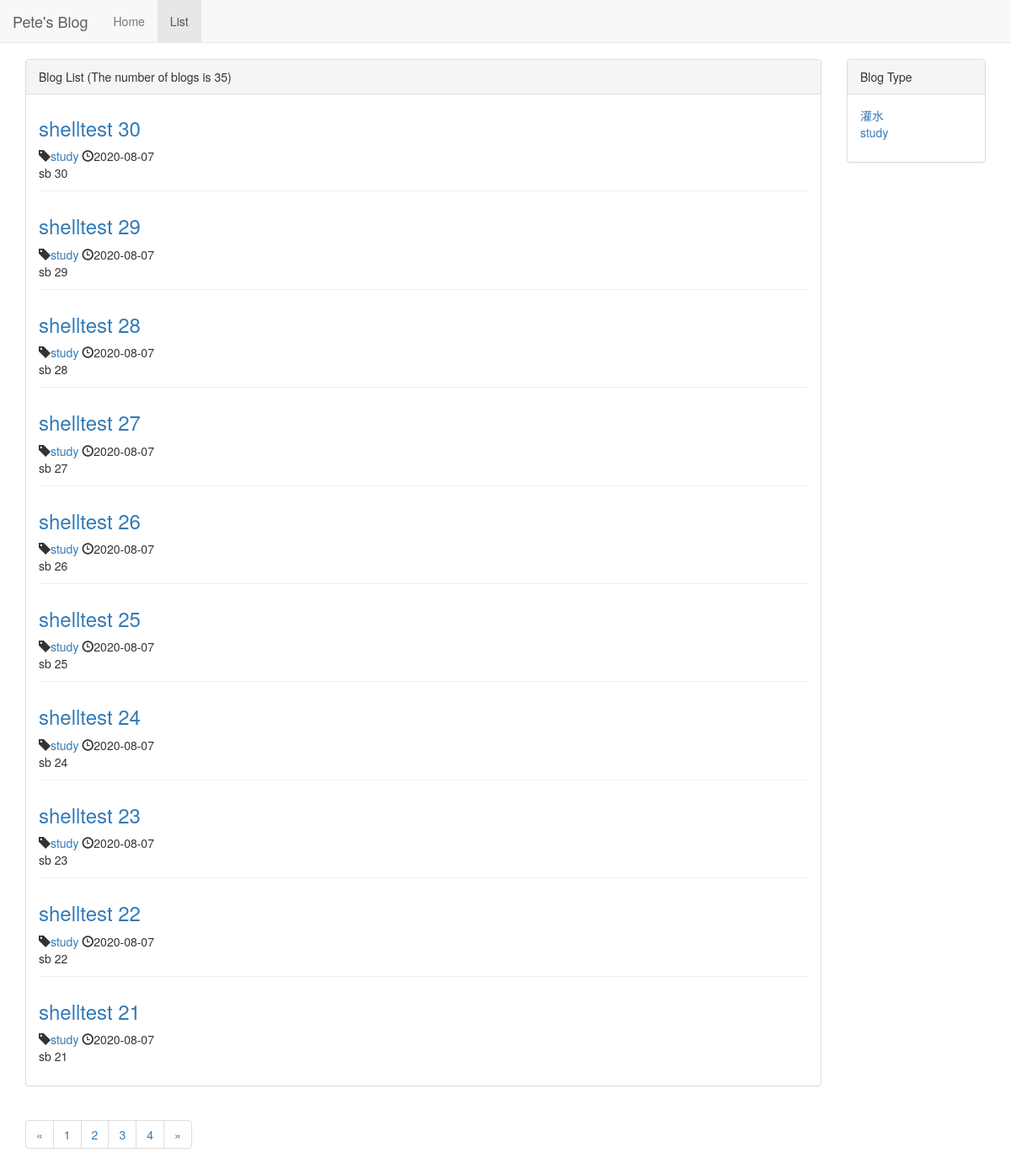
Screenshot of /blog/ with the database file from the repository.
### blog/models.py (models this page shows, shortened)
class Blog(models.Model):
    title = models.CharField(max_length=20)
    blog_type = models.ForeignKey(BlogType,on_delete=models.DO_NOTHING)
    content = models.TextField()
    author = models.ForeignKey(User, on_delete=models.DO_NOTHING)
    created_time = models.DateTimeField(auto_now_add=True)
    last_update_time = models.DateTimeField(auto_now=True)
    class Meta:
        ordering = ['-created_time']

class BlogType(models.Model):
    type_name = models.CharField(max_length=20)
    def __str__(self):
        return self.type_name

### blog/views.py (the view)
# urls.py: path('',views.blog_list,name="blog_list"),
def blog_list(request):
    blogs_all = Blog.objects.all()
    paginator = Paginator(blogs_all,10)
    page_num = request.GET.get('page',1)
    page_of_blogs = paginator.get_page(page_num)
    context = {}
    context['paginator'] = paginator
    context['page_of_blogs'] = page_of_blogs
    context['blog_types'] = BlogType.objects.all()
    return render_to_response('blog/blog_list.html',context)

### blog/templates/blog/blog_list.html (shortened to what this page needs)
{% extends 'base.html' %}
{% block nav_blog_avtive %}active{% endblock %}
{% load staticfiles %}
{% block header_extends %}
    <link rel="stylesheet" type="text/css" href="{% static 'blog/blog.css' %}">
{% endblock %}}
{% block content %}
    <div class="container">
        <div class="row">
            <div class="col-xs-12 col-sm-8 col-md-9 col-lg-10">
                <div class="panel panel-default">
                    <div class="panel-heading">{% block blog_list_title %}Blog List {% endblock %}(The number of blogs is {{ paginator.count }})</div>
                    <div class="panel-body">
                        {% for blog in page_of_blogs.object_list %}
                            <div class="blog">
                                <h3><a href="{% url 'blog_detail' blog.pk %}">{{ blog.title }}</a></h3>
                                <p class="blog-info">
                                    <span class="glyphicon glyphicon-tag" ></span><a href="{% url 'blog_with_type' blog.blog_type.pk %}">{{ blog.blog_type }}</a>
                                    <span class="glyphicon glyphicon-time" aria-hidden="true"></span>{{ blog.created_time|date:"Y-m-d" }}
                                </p>
                                <p>{{ blog.content|truncatechars:100 }}</p>
                            </div>
                        {% empty %}
                            <div class="blog">
                                <p>no blogs</p>
                            </div>
                        {% endfor %}
                    </div>
                </div>
                <div>
                    <ul class="pagination">
                        <li>
                            {% if page_of_blogs.has_previous %}
                                <a href="?page={{ page_of_blogs.previous_page_number }}" aria-label="Previous">
                                    <span aria-hidden="true">&laquo;</span>
                                </a>
                            {% else %}
                                <span aria-hidden="true">&laquo;</span>
                            {% endif %}
                        </li>
                        {% for page_of_blogs in paginator.page_range %}
                             <li><a href="?page={{ page_of_blogs }}">{{ page_of_blogs }}</a></li>
                        {% endfor %}
                        <li>
                            {% if page_of_blogs.has_next %}
                                <a href="?page={{ page_of_blogs.next_page_number }}" aria-label="Next">
                                    <span aria-hidden="true">&raquo;</span>
                                </a>
                            {% else %}
                                <span aria-hidden="true">&raquo;</span>
                            {% endif %}
                        </li>
                    </ul>
                </div>
            </div>
            <div class="hidden-xs col-sm-4 col-md-3 col-lg-2">
                <div class="panel panel-default">
                    <div class="panel-heading">Blog Type</div>
                    <div class="panel-body">
                        <ul class="blog-types">
                            {% for blog_type in blog_types %}
                                <li><a href="{% url 'blog_with_type' blog_type.pk %}">{{ blog_type.type_name }}</a></li>
                            {% empty %}
                                <li>Oops!No types!</li>
                            {% endfor %}
                        </ul>
                    </div>
                </div>
            </div>
        </div>
    </div>
{% endblock %}

### templates/base.html (shortened to what this page needs)
<!DOCTYPE html>
<html lang="zh-CN">
<head>
    <link rel="stylesheet" type="text/css" href="/static/base.css">
    <link rel="stylesheet" type="text/css" href="/static/bootstrap-3.3.7/css/bootstrap.min.css">
    {% block header_extends %}{% endblock %}
</head>
<body>
    <nav class="navbar navbar-default navbar-fixed-top">
        <div class="container-fluid">
            <div class="navbar-header">
                <a class="navbar-brand" href="{% url 'home' %}">Pete's Blog</a>
            </div>
            <div class="collapse navbar-collapse" id="navbar-collapse-1">
                <ul class="nav navbar-nav">
                    <li class="{% block nav_home_avtive %}{% endblock %}">
                        <a href="{% url 'home' %}">Home</a>
                    </li>
                    <li class="{% block nav_blog_avtive %}{% endblock %}">
                        <a href="{% url 'blog_list' %}">List</a>
                    </li>
                </ul>
            </div>
        </div>
    </nav>
    {% block content %}{% endblock %}
</body>
<html>

### static/base.css (style rules this page uses)
* { margin: 0; padding: 0; }
body { margin-top: 70px!important; }

### blog/static/blog/blog.css (style rules this page uses)
ul.blog-types { list-style-type: none; }
div.blog:not(:last-child) { margin-bottom: 2em; padding-bottom: 1px; border-bottom: 1px solid #eee; }
div.blog h3 { margin-top: 0.5em; }
div.blog p.blog-info { margin-bottom: 0px; }

### rows the page displays
Blog: title "shelltest 30", blog_type "study", created_time "2020-08-07", content "sb 30"
Blog: title "shelltest 29", blog_type "study", created_time "2020-08-07", content "sb 29"
Blog: title "shelltest 28", blog_type "study", created_time "2020-08-07", content "sb 28"
Blog: title "shelltest 27", blog_type "study", created_time "2020-08-07", content "sb 27"
Blog: title "shelltest 26", blog_type "study", created_time "2020-08-07", content "sb 26"
Blog: title "shelltest 25", blog_type "study", created_time "2020-08-07", content "sb 25"
Blog: title "shelltest 24", blog_type "study", created_time "2020-08-07", content "sb 24"
Blog: title "shelltest 23", blog_type "study", created_time "2020-08-07", content "sb 23"
Blog: title "shelltest 22", blog_type "study", created_time "2020-08-07", content "sb 22"
Blog: title "shelltest 21", blog_type "study", created_time "2020-08-07", content "sb 21"
BlogType: type_name "灌水"
BlogType: type_name "study"

### other values shown
{{ paginator.count }} "35"
{{ page_of_blogs }} "1" "2" "3" "4"
